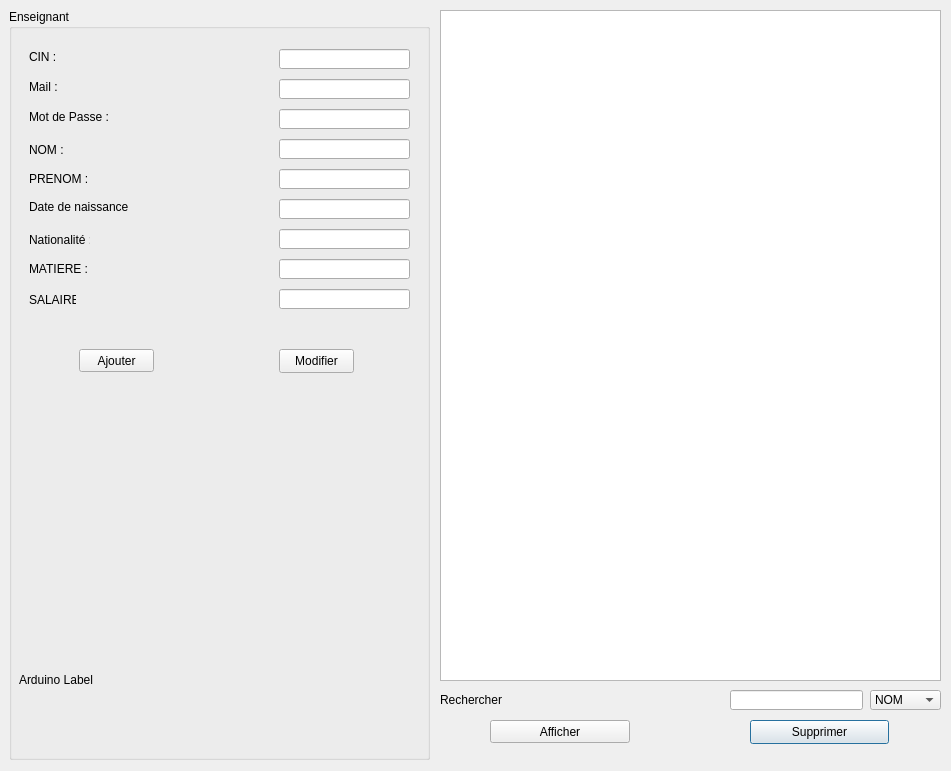
<?xml version="1.0" encoding="UTF-8"?>
<ui version="4.0">
 <class>enseignant</class>
 <widget class="QDialog" name="enseignant">
  <property name="geometry">
   <rect>
    <x>0</x>
    <y>0</y>
    <width>951</width>
    <height>771</height>
   </rect>
  </property>
  <property name="windowTitle">
   <string>Dialog</string>
  </property>
  <widget class="QTableView" name="tableView">
   <property name="geometry">
    <rect>
     <x>440</x>
     <y>10</y>
     <width>501</width>
     <height>671</height>
    </rect>
   </property>
  </widget>
  <widget class="QPushButton" name="pushButton_3">
   <property name="geometry">
    <rect>
     <x>750</x>
     <y>720</y>
     <width>139</width>
     <height>24</height>
    </rect>
   </property>
   <property name="text">
    <string>Supprimer</string>
   </property>
   <property name="icon">
    <iconset>
     <normaloff>../../Pictures/empty_recycle_bin_by_brightknight.png</normaloff>../../Pictures/empty_recycle_bin_by_brightknight.png</iconset>
   </property>
  </widget>
  <widget class="QPushButton" name="pushButton_2">
   <property name="geometry">
    <rect>
     <x>490</x>
     <y>720</y>
     <width>140</width>
     <height>23</height>
    </rect>
   </property>
   <property name="text">
    <string>Afficher</string>
   </property>
  </widget>
  <widget class="QGroupBox" name="groupBox">
   <property name="geometry">
    <rect>
     <x>9</x>
     <y>9</y>
     <width>421</width>
     <height>751</height>
    </rect>
   </property>
   <property name="title">
    <string>Enseignant</string>
   </property>
   <widget class="QPushButton" name="pb_ajouter">
    <property name="geometry">
     <rect>
      <x>70</x>
      <y>340</y>
      <width>75</width>
      <height>23</height>
     </rect>
    </property>
    <property name="text">
     <string>Ajouter</string>
    </property>
    <property name="icon">
     <iconset>
      <normaloff>../../Pictures/Male-user-add-icon.png</normaloff>../../Pictures/Male-user-add-icon.png</iconset>
    </property>
   </widget>
   <widget class="QLabel" name="label_salaire">
    <property name="geometry">
     <rect>
      <x>20</x>
      <y>280</y>
      <width>47</width>
      <height>21</height>
     </rect>
    </property>
    <property name="text">
     <string>SALAIRE :</string>
    </property>
   </widget>
   <widget class="QLineEdit" name="lineEdit_Salaire">
    <property name="geometry">
     <rect>
      <x>270</x>
      <y>280</y>
      <width>131</width>
      <height>20</height>
     </rect>
    </property>
   </widget>
   <widget class="QLineEdit" name="lineEdit_CIN">
    <property name="geometry">
     <rect>
      <x>270</x>
      <y>40</y>
      <width>131</width>
      <height>20</height>
     </rect>
    </property>
    <property name="text">
     <string/>
    </property>
   </widget>
   <widget class="QLabel" name="label_CIN">
    <property name="geometry">
     <rect>
      <x>20</x>
      <y>40</y>
      <width>41</width>
      <height>16</height>
     </rect>
    </property>
    <property name="text">
     <string>CIN :</string>
    </property>
   </widget>
   <widget class="QLineEdit" name="lineEdit_Matiere">
    <property name="geometry">
     <rect>
      <x>270</x>
      <y>250</y>
      <width>131</width>
      <height>20</height>
     </rect>
    </property>
   </widget>
   <widget class="QLabel" name="label_Matiere">
    <property name="geometry">
     <rect>
      <x>20</x>
      <y>250</y>
      <width>71</width>
      <height>20</height>
     </rect>
    </property>
    <property name="text">
     <string>MATIERE :</string>
    </property>
   </widget>
   <widget class="QLineEdit" name="lineEdit_prenom">
    <property name="geometry">
     <rect>
      <x>270</x>
      <y>160</y>
      <width>131</width>
      <height>20</height>
     </rect>
    </property>
   </widget>
   <widget class="QLabel" name="label_Prenom">
    <property name="geometry">
     <rect>
      <x>20</x>
      <y>160</y>
      <width>61</width>
      <height>20</height>
     </rect>
    </property>
    <property name="text">
     <string>PRENOM :</string>
    </property>
   </widget>
   <widget class="QLineEdit" name="lineEdit_nom">
    <property name="geometry">
     <rect>
      <x>270</x>
      <y>130</y>
      <width>131</width>
      <height>20</height>
     </rect>
    </property>
   </widget>
   <widget class="QLabel" name="label_NOM">
    <property name="geometry">
     <rect>
      <x>20</x>
      <y>130</y>
      <width>51</width>
      <height>21</height>
     </rect>
    </property>
    <property name="text">
     <string>NOM :</string>
    </property>
   </widget>
   <widget class="QPushButton" name="pb_modifier">
    <property name="geometry">
     <rect>
      <x>270</x>
      <y>340</y>
      <width>75</width>
      <height>24</height>
     </rect>
    </property>
    <property name="text">
     <string>Modifier</string>
    </property>
    <property name="icon">
     <iconset>
      <normaloff>../../Pictures/flèche-de-cycle-renouvellement-écolo-1560x1502.png</normaloff>../../Pictures/flèche-de-cycle-renouvellement-écolo-1560x1502.png</iconset>
    </property>
   </widget>
   <widget class="QLabel" name="label_3">
    <property name="geometry">
     <rect>
      <x>10</x>
      <y>690</y>
      <width>401</width>
      <height>41</height>
     </rect>
    </property>
    <property name="text">
     <string/>
    </property>
   </widget>
   <widget class="QLabel" name="label_Mail">
    <property name="geometry">
     <rect>
      <x>20</x>
      <y>70</y>
      <width>31</width>
      <height>16</height>
     </rect>
    </property>
    <property name="text">
     <string>Mail : </string>
    </property>
   </widget>
   <widget class="QLabel" name="label_MDP">
    <property name="geometry">
     <rect>
      <x>20</x>
      <y>100</y>
      <width>81</width>
      <height>16</height>
     </rect>
    </property>
    <property name="text">
     <string>Mot de Passe : </string>
    </property>
   </widget>
   <widget class="QLineEdit" name="lineEdit_Mail">
    <property name="geometry">
     <rect>
      <x>270</x>
      <y>70</y>
      <width>131</width>
      <height>20</height>
     </rect>
    </property>
    <property name="text">
     <string/>
    </property>
   </widget>
   <widget class="QLineEdit" name="lineEdit_MDP">
    <property name="geometry">
     <rect>
      <x>270</x>
      <y>100</y>
      <width>131</width>
      <height>20</height>
     </rect>
    </property>
    <property name="text">
     <string/>
    </property>
   </widget>
   <widget class="QLabel" name="label_date">
    <property name="geometry">
     <rect>
      <x>20</x>
      <y>190</y>
      <width>101</width>
      <height>16</height>
     </rect>
    </property>
    <property name="text">
     <string>Date de naissance :</string>
    </property>
   </widget>
   <widget class="QLineEdit" name="lineEdit_Date">
    <property name="geometry">
     <rect>
      <x>270</x>
      <y>190</y>
      <width>131</width>
      <height>20</height>
     </rect>
    </property>
   </widget>
   <widget class="QLabel" name="label_nationalite">
    <property name="geometry">
     <rect>
      <x>20</x>
      <y>220</y>
      <width>61</width>
      <height>21</height>
     </rect>
    </property>
    <property name="text">
     <string>Nationalité :</string>
    </property>
   </widget>
   <widget class="QLineEdit" name="lineEdit_nationalite">
    <property name="geometry">
     <rect>
      <x>270</x>
      <y>220</y>
      <width>131</width>
      <height>20</height>
     </rect>
    </property>
   </widget>
   <widget class="QLabel" name="label_Arduino">
    <property name="geometry">
     <rect>
      <x>10</x>
      <y>655</y>
      <width>81</width>
      <height>31</height>
     </rect>
    </property>
    <property name="text">
     <string>Arduino Label</string>
    </property>
   </widget>
  </widget>
  <widget class="QComboBox" name="comboBox">
   <property name="geometry">
    <rect>
     <x>870</x>
     <y>690</y>
     <width>71</width>
     <height>20</height>
    </rect>
   </property>
   <item>
    <property name="text">
     <string>NOM</string>
    </property>
   </item>
   <item>
    <property name="text">
     <string>CIN</string>
    </property>
   </item>
  </widget>
  <widget class="QLabel" name="text">
   <property name="geometry">
    <rect>
     <x>440</x>
     <y>690</y>
     <width>62</width>
     <height>20</height>
    </rect>
   </property>
   <property name="text">
    <string>Rechercher :</string>
   </property>
  </widget>
  <widget class="QLineEdit" name="lineEdit_3">
   <property name="geometry">
    <rect>
     <x>730</x>
     <y>690</y>
     <width>133</width>
     <height>20</height>
    </rect>
   </property>
  </widget>
 </widget>
 <resources/>
 <connections/>
</ui>
